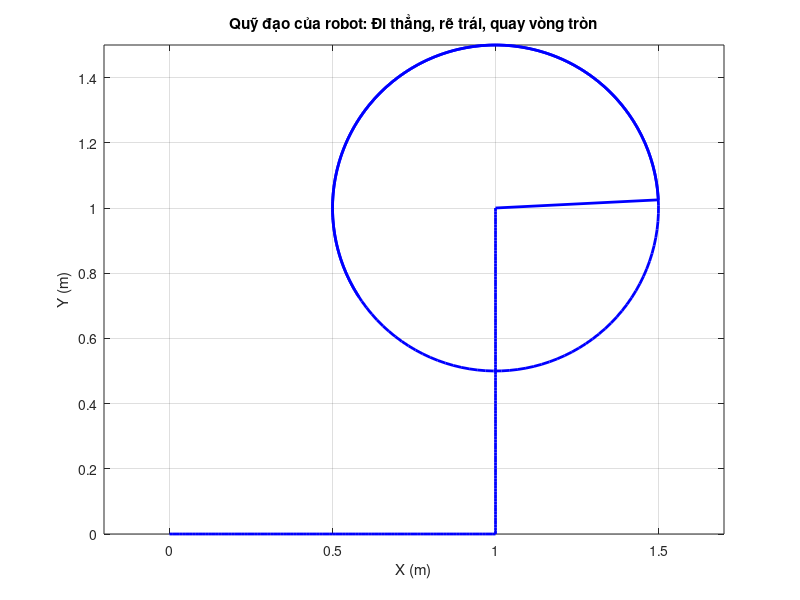
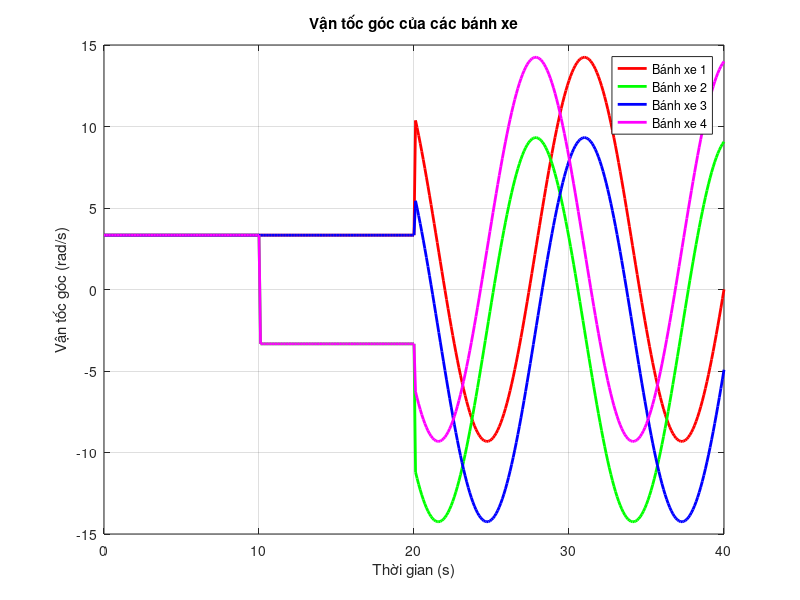

MATLAB code for these plots, in order:
% Thông số hệ thống
a = 0.255; % Chiều dài robot (m)
b = 0.15; % Chiều rộng robot (m)
r = 0.03; % Bán kính bánh xe (m)
L = sqrt((a/2)^2 + (b/2)^2); % Khoảng cách từ tâm robot đến tâm bánh xe (m)

% Ma trận Jacobian nghịch đảo
J_inv = (1/r) * [1, 1, L;
                 1, -1, -L;
                 1, 1, -L;
                 1, -1, L];

% Thời gian mô phỏng
t1 = 0:0.1:10; % Giai đoạn 1: Đi thẳng 1m
t2 = 10.1:0.1:20; % Giai đoạn 2: Rẽ trái và đi tiếp 1m
t3 = 20.1:0.1:40; % Giai đoạn 3: Quay 1 vòng tròn
t = [t1, t2, t3]; % Tổng thời gian

% Khởi tạo quỹ đạo
X0 = zeros(1, length(t));
Y0 = zeros(1, length(t));
theta = zeros(1, length(t));

% Giai đoạn 1: Đi thẳng 1m
v_x1 = 0.1; % Vận tốc theo trục X (m/s)
v_y1 = 0; % Vận tốc theo trục Y
omega1 = 0; % Vận tốc góc
for i = 1:length(t1)
    X0(i) = v_x1 * t1(i);
    Y0(i) = v_y1 * t1(i);
    theta(i) = omega1 * t1(i);
end

% Giai đoạn 2: Rẽ trái và đi tiếp 1m
v_x2 = 0; % Vận tốc theo trục X
v_y2 = 0.1; % Vận tốc theo trục Y (m/s)
omega2 = 0; % Vận tốc góc
for i = length(t1)+1:length(t1)+length(t2)
    X0(i) = X0(length(t1)) + v_x2 * (t(i) - t(length(t1)));
    Y0(i) = Y0(length(t1)) + v_y2 * (t(i) - t(length(t1)));
    theta(i) = theta(length(t1)) + omega2 * (t(i) - t(length(t1)));
end

% Giai đoạn 3: Quay 1 vòng tròn
R = 0.5; % Bán kính vòng tròn (m)
omega3 = 0.5; % Vận tốc góc (rad/s)
for i = length(t1)+length(t2)+1:length(t)
    X0(i) = X0(length(t1)+length(t2)) + R * cos(omega3 * (t(i) - t(length(t1)+length(t2))));
    Y0(i) = Y0(length(t1)+length(t2)) + R * sin(omega3 * (t(i) - t(length(t1)+length(t2))));
    theta(i) = theta(length(t1)+length(t2)) + omega3 * (t(i) - t(length(t1)+length(t2)));
end

% Tính vận tốc góc của từng bánh xe
omega_wheels = zeros(4, length(t)); % Ma trận lưu vận tốc góc của 4 bánh xe
for i = 1:length(t)
    if i <= length(t1)
        v_robot = [v_x1; v_y1; omega1]; % Giai đoạn 1
    elseif i <= length(t1) + length(t2)
        v_robot = [v_x2; v_y2; omega2]; % Giai đoạn 2
    else
        v_robot = [-R * omega3 * sin(omega3 * (t(i) - t(length(t1)+length(t2))));
                    R * omega3 * cos(omega3 * (t(i) - t(length(t1)+length(t2))));
                    omega3]; % Giai đoạn 3
    end
    omega_wheels(:, i) = J_inv * v_robot; % Vận tốc góc của các bánh xe
end

% Hiển thị kết quả
figure;
plot(X0, Y0, 'b-', 'LineWidth', 2); % Vẽ quỹ đạo
xlabel('X (m)');
ylabel('Y (m)');
title('Quỹ đạo của robot: Đi thẳng, rẽ trái, quay vòng tròn');
grid on;
axis equal;

% Hiển thị vận tốc góc của các bánh xe
figure;
plot(t, omega_wheels(1, :), 'r-', 'LineWidth', 2); hold on;
plot(t, omega_wheels(2, :), 'g-', 'LineWidth', 2);
plot(t, omega_wheels(3, :), 'b-', 'LineWidth', 2);
plot(t, omega_wheels(4, :), 'm-', 'LineWidth', 2);
xlabel('Thời gian (s)');
ylabel('Vận tốc góc (rad/s)');
title('Vận tốc góc của các bánh xe');
legend('Bánh xe 1', 'Bánh xe 2', 'Bánh xe 3', 'Bánh xe 4');
grid on;